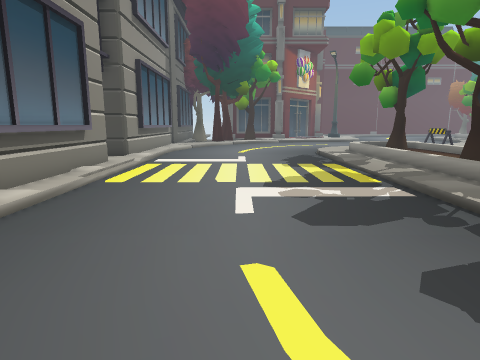
view 1 (above)

20 first-person views from a walk through a scene from a Unity 3-D project. The camera is 1.5 m above the floor, tilts 10° down and sees 75° across. The floor is counted in squares, 1 m on a side. Each view is taken from the middle of a square. On the plan, view 1 faces up. The plan holds only what a view shows up to about 15 squares ahead; the rest is blank. The place goes on beyond the plan. The player character is not drawn. Some surface patterns are stand-ins.

view 2
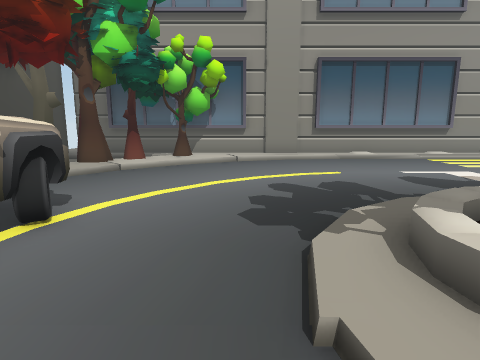

view 3
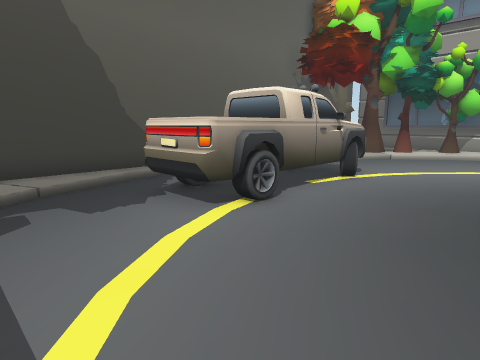

view 4
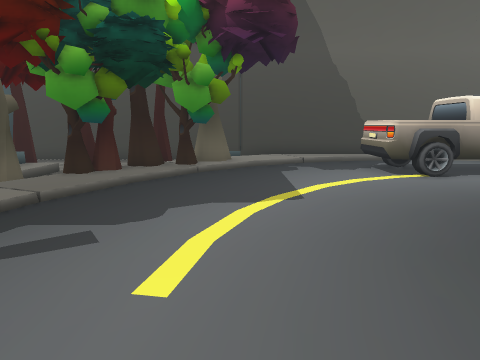

view 5
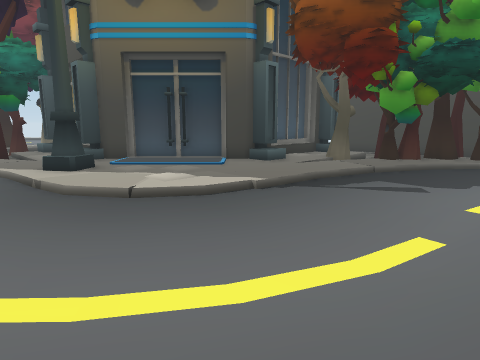

view 6
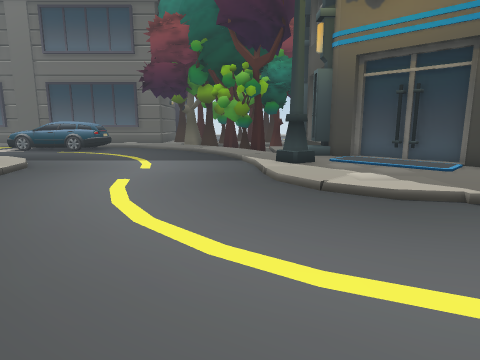

view 7
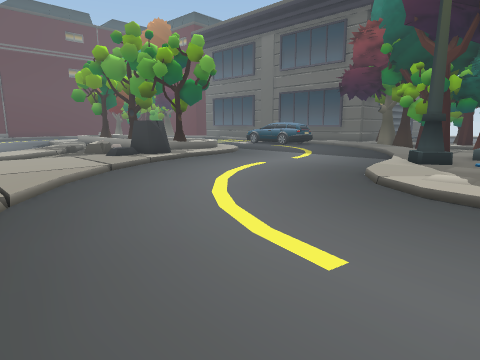

view 8
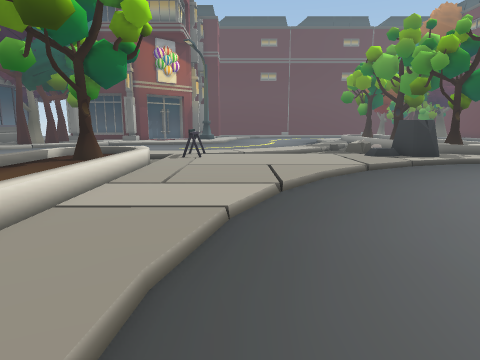

view 9
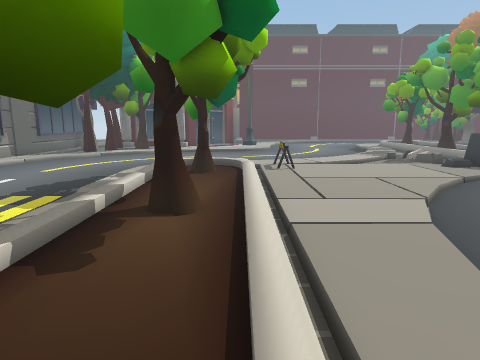

view 10
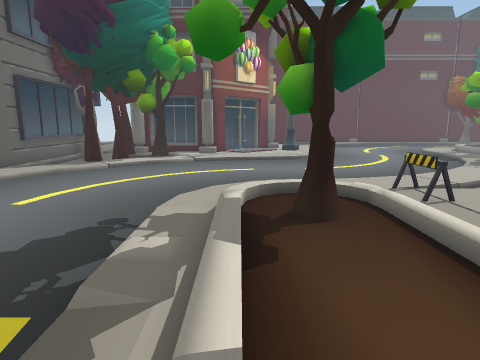

view 11
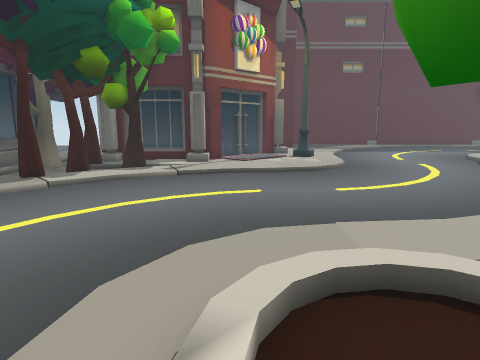

view 12
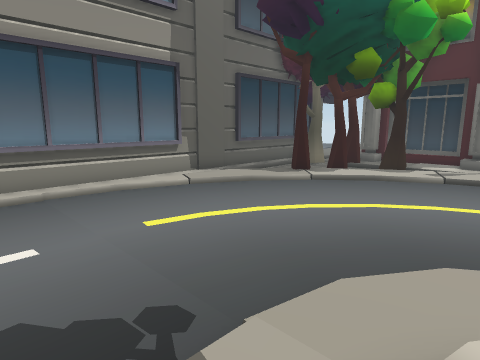

view 13
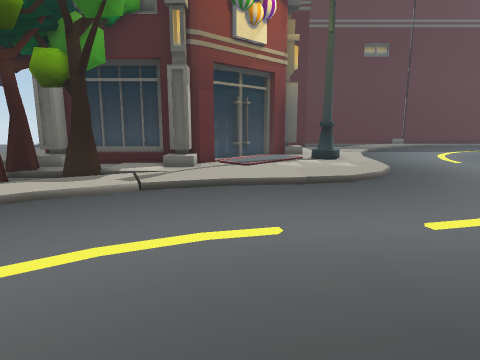

view 14
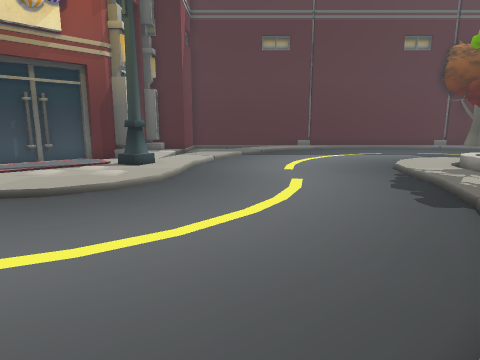

view 15
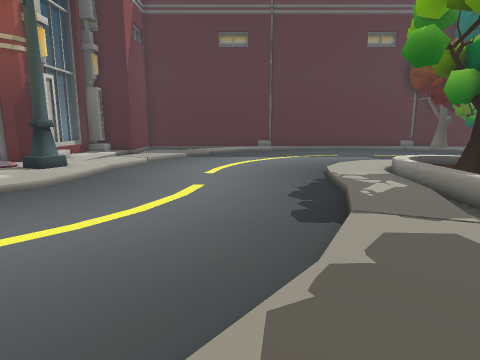

view 16
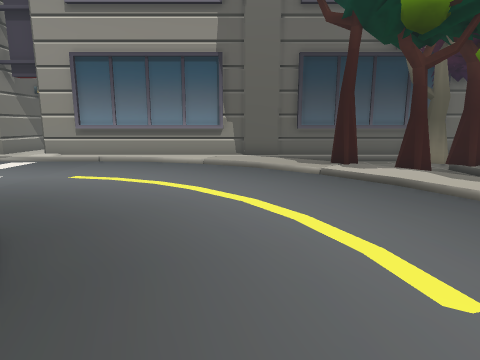

view 17
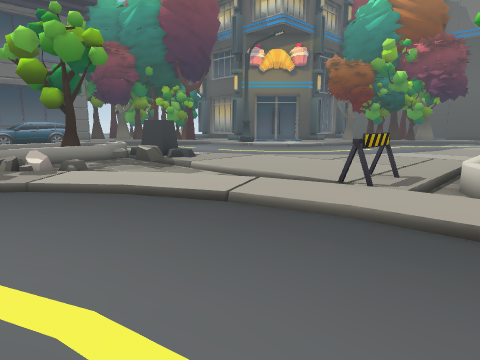

view 18
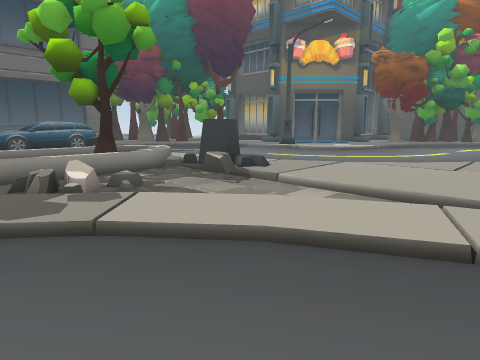

view 19
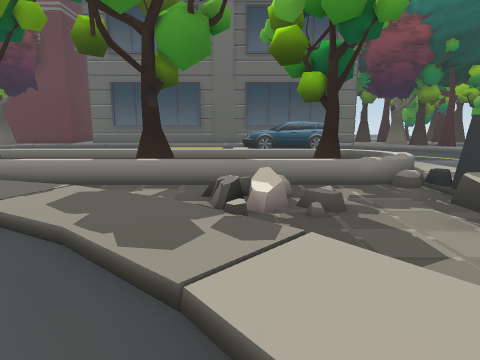

view 20
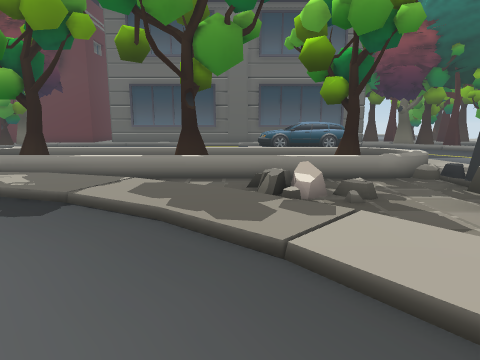

### Floor plan
Key: @ floor where view 1 was taken; # wall or solid block; . main floor; : floor 0.25 m higher than the main floor; + floor 0.5 m higher than the main floor; / step, stairs or slope; = window, fence, low wall or low ledge; O other object.
Columns run from 6 left of view 1 to 29 right of it. Each row starts with its distance up from view 1.
 37               O  ::..........
 36               OO ::.........../
 35              OO ::/........//::
 34             O   ::/........:::
 33            OO   #:/......./:=///
 32  #    OOOO O    ::/......./:+ ::/
 31  #   O   OO     ::......../:+ #:/
 30  #OOOO      :::::/........::+  :/
 29  #O.OO O//::::::/.........::+  :/
 28  #/..O .:/::////........./::+  :/
 27  #/..O/:://..............//.+  :/
 26  #/.O::/................/::.+
 25  #/.O//................./:..+  :/
 24  #/::/................./://.+  :/
 23  #/:/.................:/:/O:+  :/
 22  #::................//:://O:+  :/
 21  #::..............//::/.....+  :/
 20  #:...........///::/:.......+ #:/
 19  #:........//::::::/....OO.O ::///
 18  #/........//////#::::::::OO://///..
 17  #/......./////=/#::::::::OO:/::/...
 16  #/......./:/::=//::::::::::........
 15  #/.......////////:::::///..........
 14 ##/.......///::////:::/.............
 13  :/.......///::///::://.............
 12  :/.......///::///:://..............
 11 ##/........//::///::................
 10  #/........///#//:::................
  9  #/........//://////.............//
  8  #/.......///:://::.........//:::::
  7  #/.......///:://:/.........:::# ::
  6  #/.......///:://:/........::::   O
  5  #/......./  :://:  .......::    OOO
  4  #/.......         .......:::    O
  3  #/........:/: /  ........::
  2  #:........////   ........::  OO
  1  #:........./:://......../:/
  0  #:...@..................#:/  O
 -1  # :.....................::   O
 -2  #O//...................:OOO  O
 -3  #OO:/.....OOOOOO....../:OO   O
 -4  # OO//...OOOOO O...../OO/
 -5  ##=OO/...    OOO.....OOO  O
 -6  # OOO         ....//:OOO  O  O
 -7  # O.OO    .   .//::::  O     O
 -8   OOOOOOOOOO ##OOOOOOOOOOOOOOOO

Where each view was taken, in squares from view 1:
view 1: 0 up, 0 right, facing up
view 2: 0 up, 10 right, facing left
view 3: 1 up, 14 right, facing down-left
view 4: 6 up, 15 right, facing down
view 5: 10 up, 15 right, facing down-right
view 6: 9 up, 14 right, facing right
view 7: 4 up, 13 right, facing up-right
view 8: 4 up, 13 right, facing up
view 9: 3 up, 9 right, facing up
view 10: 9 up, 6 right, facing up
view 11: 14 up, 6 right, facing up
view 12: 14 up, 6 right, facing up-left
view 13: 19 up, 6 right, facing up
view 14: 21 up, 14 right, facing up
view 15: 22 up, 17 right, facing up
view 16: 22 up, 9 right, facing left
view 17: 25 up, 8 right, facing down-right
view 18: 25 up, 12 right, facing down-right
view 19: 23 up, 14 right, facing right
view 20: 24 up, 13 right, facing right
